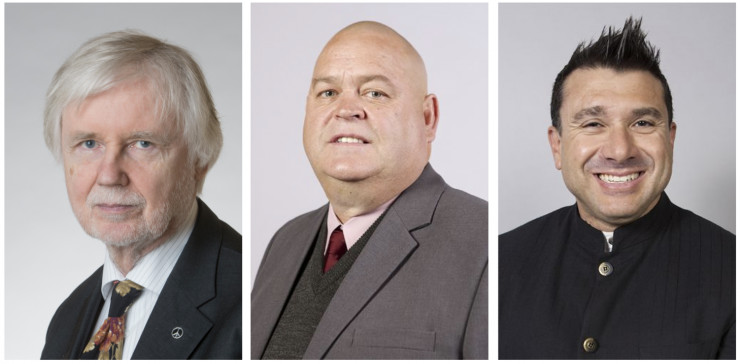
#> input picture schedule_1/7_資料上傳下載測試/test_3.jpg, 740 x 364 px
$ jupyter execute --allow-errors Upload_test_1.ipynb
#> lines starting #> are read from the running program, lines starting #| are printed output that depends on the picture
[cell 1]
#載入模組
import cv2
import numpy as np
import struct
import MySQLdb

[cell 2]
imagePath = "test_3.jpg" #照片名稱
cascPath = 'haarcascade_frontalface_alt.xml' #訓練集名稱

[cell 3]
def Change (_img):
   img_encode = cv2.imencode('.jpg', _img)[1]  # 將img編碼為數據
   data_encode = np.array(img_encode)  #轉換為標準陣列
   str_encod = data_encode.tostring()  #轉換為字串
   return str_encod

[cell 4]
def Insert (_str_encod):
   #連接資料庫
   db = MySQLdb.connect(
       host="localhost", #伺服器位址
       user="root", #使用者名稱
       passwd="", #使用者密碼
       db="test", #資料庫名稱
       charset="utf8" #設定編碼
   )
   cursor = db.cursor() #資料整合為指標
   cities = [_str_encod]
   cursor.executemany("INSERT INTO img (img) values (%s);",cities)
   db.commit()
   db.close()

[cell 5]
#人臉辨識

facecascade = cv2.CascadeClassifier(cascPath) #訓練集載入
img = cv2.imread(imagePath) #圖片載入
#> img is the input picture: shape (364, 740, 3); mean B, G, R 142.4, 143.5, 152.1
#img = cv2.cvtColor(img, cv2.COLOR_BGR2GRAY) #轉灰階

faces = facecascade.detectMultiScale(
   img,  #輸入圖片
   scaleFactor = 1.1,  #搜索範圍比例參數
   minNeighbors = 10,  #檢測目標距離差
   minSize = (30, 30),  #目標範圍
   flags = cv2.CASCADE_SCALE_IMAGE  #
)
#> faces = [[290, 41, 124, 124], [549, 69, 137, 137], [40, 86, 148, 148]]

i = 0
#> (the rest of this cell did not finish here and is left out)


$ run again, with schedule_1/7_資料上傳下載測試/test_1.jpg copied over schedule_1/7_資料上傳下載測試/test_3.jpg
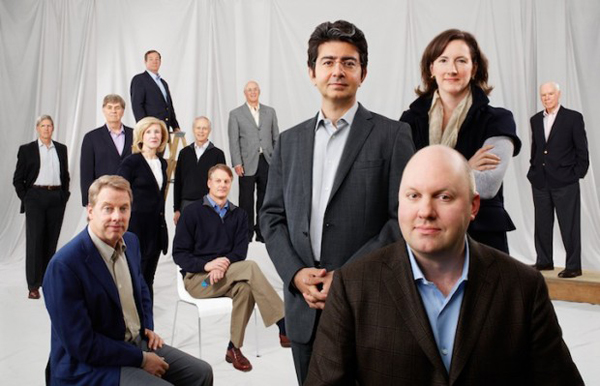
#> input picture schedule_1/7_資料上傳下載測試/test_1.jpg, 600 x 386 px
#> img is the input picture: shape (386, 600, 3); mean B, G, R 116.4, 117.5, 124.5
#> faces = [[428, 42, 49, 49], [309, 40, 59, 59], [90, 189, 50, 50], [389, 165, 77, 77]]

$ run again, with schedule_1/7_資料上傳下載測試/test_2.jpg copied over schedule_1/7_資料上傳下載測試/test_3.jpg
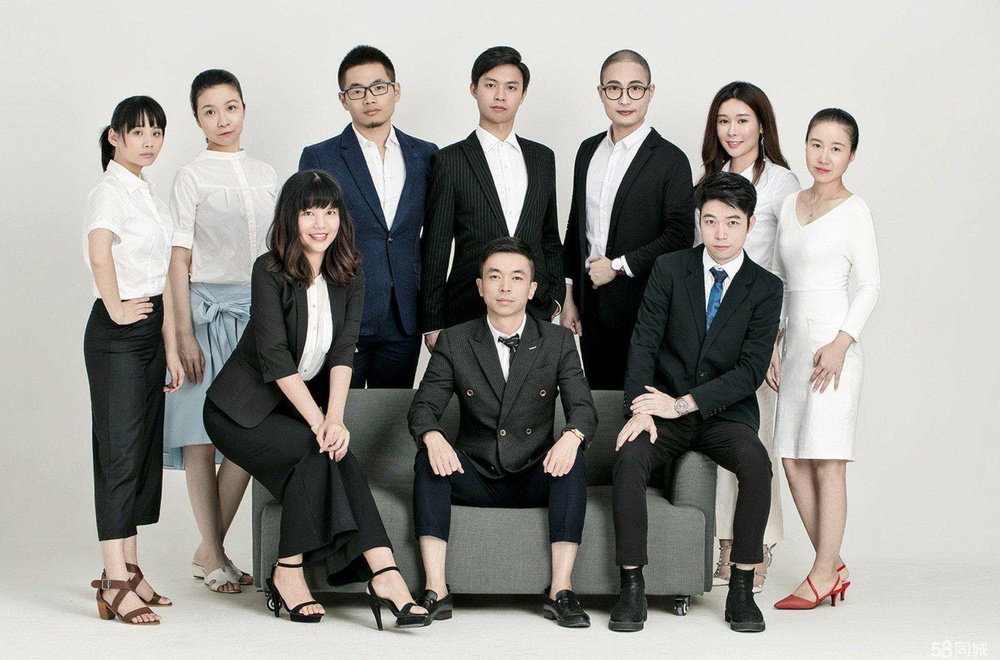
#> input picture schedule_1/7_資料上傳下載測試/test_2.jpg, 1000 x 660 px, shrunk from 1852 x 1222 before the run
#> img is the input picture: shape (660, 1000, 3); mean B, G, R 148.7, 153.1, 154.6
#> faces = [[473, 65, 55, 55], [709, 102, 51, 51], [122, 115, 50, 50], [190, 85, 63, 63], [798, 124, 57, 57], [292, 193, 55, 55], [692, 200, 58, 58], [476, 253, 61, 61], [592, 63, 65, 65], [335, 63, 67, 67]]
